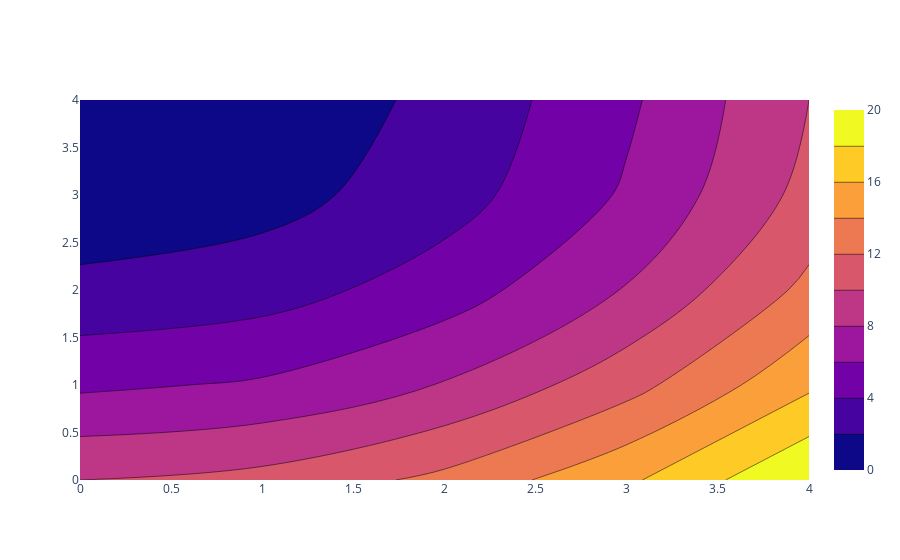

This figure's notebook cell:
### Markdown cell above
### Sample

### Code cell
from plotly.offline import iplot
import plotly.graph_objs as go

data = [
    go.Contour(
        z=[[10, 10.625, 12.5, 15.625, 20],
           [5.625, 6.25, 8.125, 11.25, 15.625],
           [2.5, 3.125, 5., 8.125, 12.5],
           [0.625, 1.25, 3.125, 6.25, 10.625],
           [0, 0.625, 2.5, 5.625, 10]]
    )
]
iplot(data)

### Figure 1 — Plotly figure (JSON) as saved in the notebook; plotly's stock layout.template omitted (floating-point values rounded to 4 significant figures)
{"data": [{"type": "contour", "z": [[10, 10.62, 12.5, 15.62, 20], [5.625, 6.25, 8.125, 11.25, 15.62], [2.5, 3.125, 5, 8.125, 12.5], [0.625, 1.25, 3.125, 6.25, 10.62], [0, 0.625, 2.5, 5.625, 10]]}], "layout": {}}
